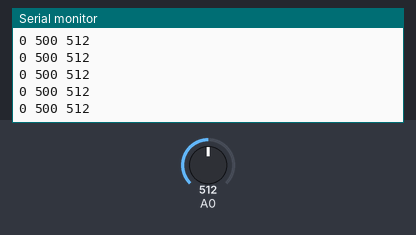
The sketch below on a simulated Arduino Uno, built with avr-gcc and run on an emulated ATmega328P. Shown: the last lines printed to the serial monitor. The test bench sets the inputs (shaded band); at power-on: A0 = 512.

Above: at 1.2 s.
1.3 s: A0 set to 716
At 2.0 s:
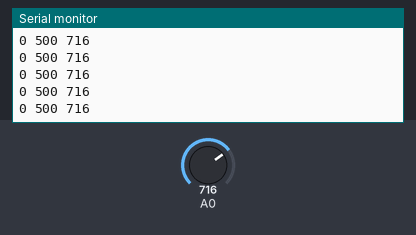
2.8 s: A0 set to 900
At 3.8 s:
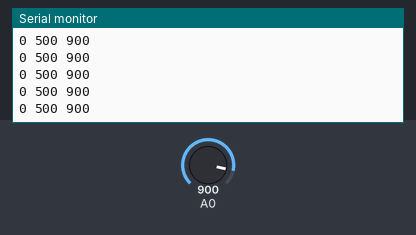
Timing chart, 0 to 5.8 s (numbered marks = the images above; inputs shaded):
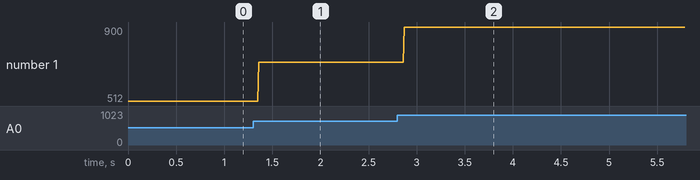

Measured:
- after the input at 1.3 s, the serial monitor: prints a new line after 0.06 s (image 1)
- after the input at 2.8 s, the serial monitor: prints a new line after 0.07 s (image 2)
- plotted number 1: 512 → 716 after the input at 1.3 s, 716 → 900 after the input at 2.8 s

The sketch:

hydrophone_grapher.ino
```cpp
/*Run this and open Serial Plotter in the tools menu*/

void setup() {
  Serial.begin(9600);
}

void loop() {
  Serial.print(0);  // To freeze the lower limit
  Serial.print(" ");
  Serial.print(500);  // To freeze the upper limit
  Serial.print(" ");
  Serial.println(analogRead(0));
  delay(1);
}
```
